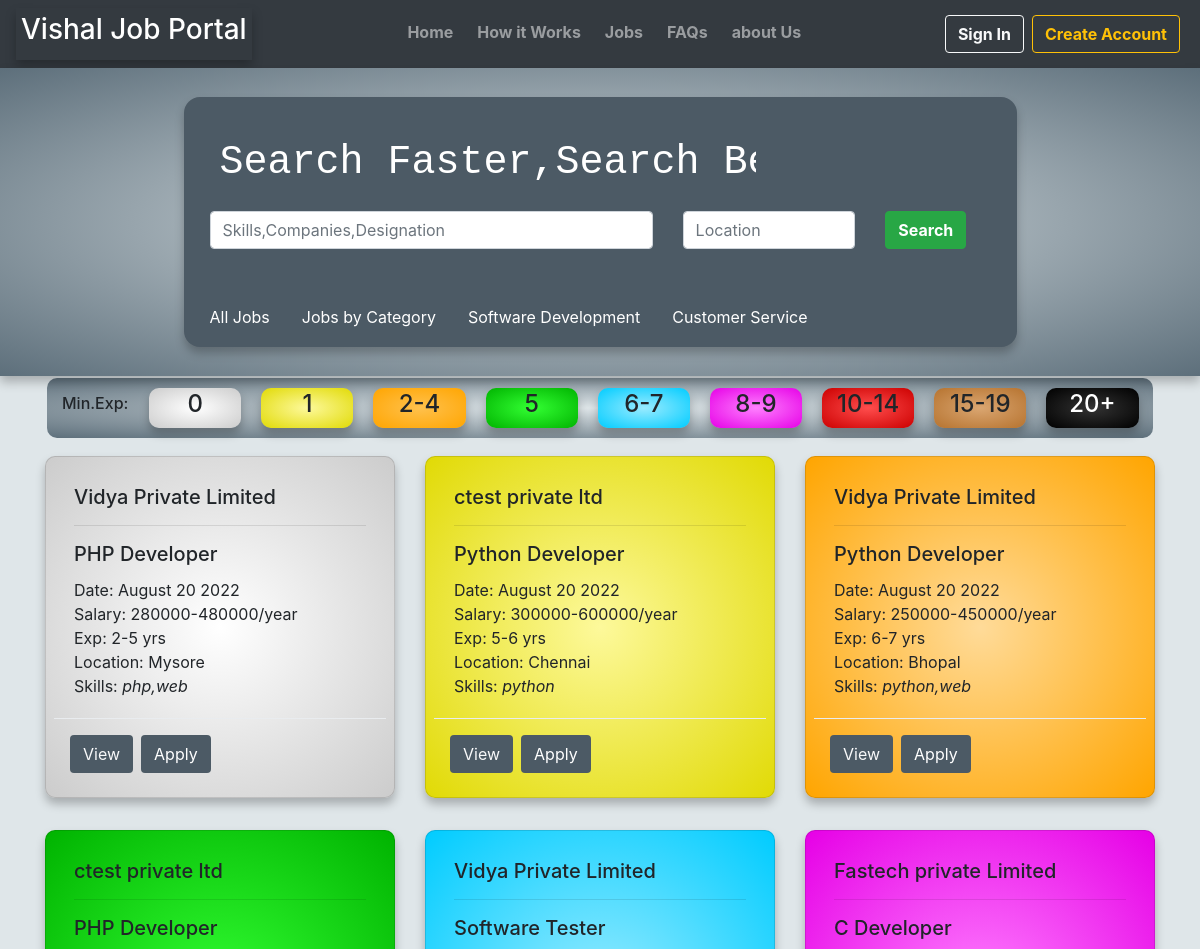
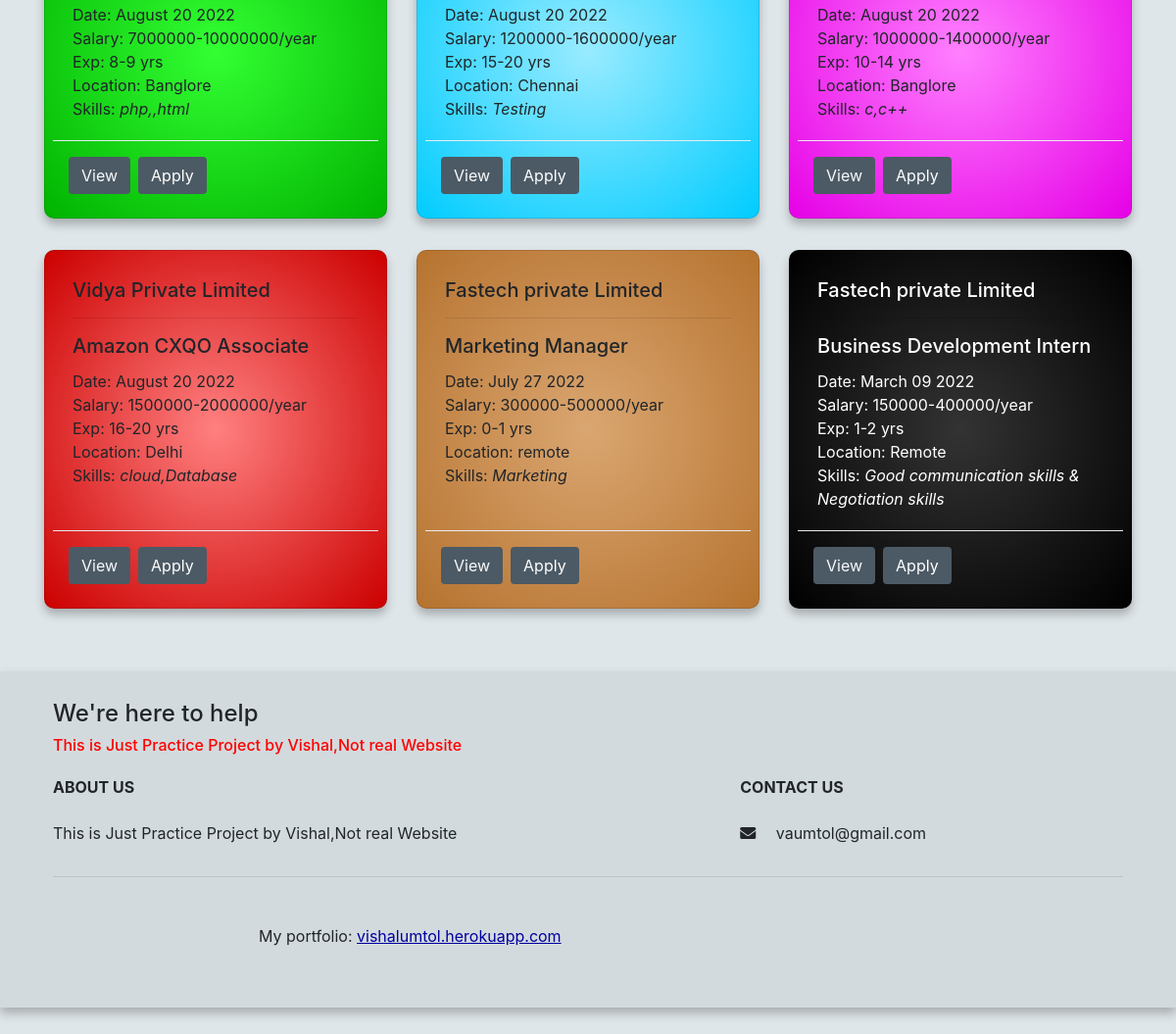
The page /alljobs on the database its author committed (2 pictures, top to bottom).
### JobPortal/models.py (models this page shows, shortened)
class Jobcreate(models.Model):
    id = models.UUIDField(primary_key=True, default=uuid.uuid4, editable=False)
    company_name= models.ForeignKey(Company, null=True, on_delete= models.SET_NULL)
    job_position=models.CharField(max_length=200,null=True)
    skills=models.CharField(max_length=300,null=True)
    disability=models.CharField(max_length=100,null=True)
    job_description=models.TextField(max_length=3000,null=True)
    min_salary=models.IntegerField(null=True)
    max_salary=models.IntegerField(null=True)
    min_experience=models.IntegerField(null=True)
    max_experience=models.IntegerField(null=True)
    Location=models.CharField(max_length=2000,null=True)
    date = models.DateTimeField(default=datetime.today(), blank=True)
    job_category = models.CharField(max_length=200, choices=CATEGORY, default='Others')

class Company(models.Model):
    id = models.UUIDField(primary_key=True, default=uuid.uuid4, editable=False)
    user=models.OneToOneField(User,null=True,on_delete=models.CASCADE)
    company_name=models.CharField(max_length=200,null=True,unique=True)
    company_logo = models.ImageField(default="profile2.png", null=True, blank=True)
    def __str__(self):
        return self.company_name

### JobPortal/views.py (the view)
# urls.py: path('alljobs',allJobs,name='alljobs'),
def allJobs(request):
    companies=Jobcreate.objects.all().order_by('-date')
    li=[]
    if request.user.is_authenticated:
        jb=ApplyJob.objects.filter(user=request.user)
        for i in jb:
            ii=i.job_id.id
            li.append(ii)
    context = {
    'companies': companies,'li':li
    }
    return render(request,'allJobs.html',context)

### JobPortal/templates/allJobs.html (shortened to what this page needs)
{% extends 'basic.html' %}
{% block body %}
{% load static %}
{% include 'com_searchbox.html' %}
{% include 'com_cards.html' %}
{% include 'footer.html' %}
{% endblock %}

### JobPortal/templates/com_cards.html (shortened to what this page needs)
<div class="container">
  <div class="row">
    {% for c in companies %}
    {% if c.job_position is not null %}
    <div class="cols-1 cols-md-3 col-lg-4 my-3">
      <div class="card formset_id clr2 h-100 p-2">
        <div class="card-body">
          <h5>{{c.company_name}}</h5>
          <hr>
          <h5 class="card-title">{{c.job_position}}</h5>
          <p class="card-text">Date: {{c.date| date:"F d Y"}}<br>
            Salary: {{c.min_salary}}-{{c.max_salary}}/year
            <br>Exp: {{c.min_experience}}-{{c.max_experience}} yrs
            <br>Location: {{c.Location}}
            <br>Skills: <i>{{c.skills}}</i>
          </p>
        </div>
        <div class="modal-footer justify-content-start">
          <a class="btn bord text-light" data-toggle="modal" data-target="#qv{{c.id}}">View</a>
          {% if c.id in li %}
          <a href="{% url 'apply' c.id %}" class="btn bord disabled">Applied</a>
          {% else %}
          <a href="{% url 'apply' c.id %}" class="btn bord">Apply</a>
          {% endif %}
        </div>
      </div>
    </div>
    {% endif %}
    {% endfor %}
  </div>
</div>

### rows shown on the page
Jobcreate: company_name "Vidya Private Limited", job_position "PHP Developer", date "August 20 2022", min_salary "280000", max_salary "480000", min_experience "2", max_experience "5", Location "Mysore", skills "php,web", shows "Apply"
Jobcreate: company_name "ctest private ltd", job_position "Python Developer", date "August 20 2022", min_salary "300000", max_salary "600000", min_experience "5", max_experience "6", Location "Chennai", skills "python", shows "Apply"
Jobcreate: company_name "Vidya Private Limited", job_position "Python Developer", date "August 20 2022", min_salary "250000", max_salary "450000", min_experience "6", max_experience "7", Location "Bhopal", skills "python,web", shows "Apply"
Jobcreate: company_name "ctest private ltd", job_position "PHP Developer", date "August 20 2022", min_salary "7000000", max_salary "10000000", min_experience "8", max_experience "9", Location "Banglore", skills "php,,html", shows "Apply"
Jobcreate: company_name "Vidya Private Limited", job_position "Software Tester", date "August 20 2022", min_salary "1200000", max_salary "1600000", min_experience "15", max_experience "20", Location "Chennai", skills "Testing", shows "Apply"
Jobcreate: company_name "Fastech private Limited", job_position "C Developer", date "August 20 2022", min_salary "1000000", max_salary "1400000", min_experience "10", max_experience "14", Location "Banglore", skills "c,c++", shows "Apply"
Jobcreate: company_name "Vidya Private Limited", job_position "Amazon CXQO Associate", date "August 20 2022", min_salary "1500000", max_salary "2000000", min_experience "16", max_experience "20", Location "Delhi", skills "cloud,Database", shows "Apply"
Jobcreate: company_name "Fastech private Limited", job_position "Marketing Manager", date "July 27 2022", min_salary "300000", max_salary "500000", min_experience "0", max_experience "1", Location "remote", skills "Marketing", shows "Apply"
Jobcreate: company_name "Fastech private Limited", job_position "Business Development Intern", date "March 09 2022", min_salary "150000", max_salary "400000", min_experience "1", max_experience "2", Location "Remote", skills "Good communication skills & Negotiation skills", shows "Apply"
